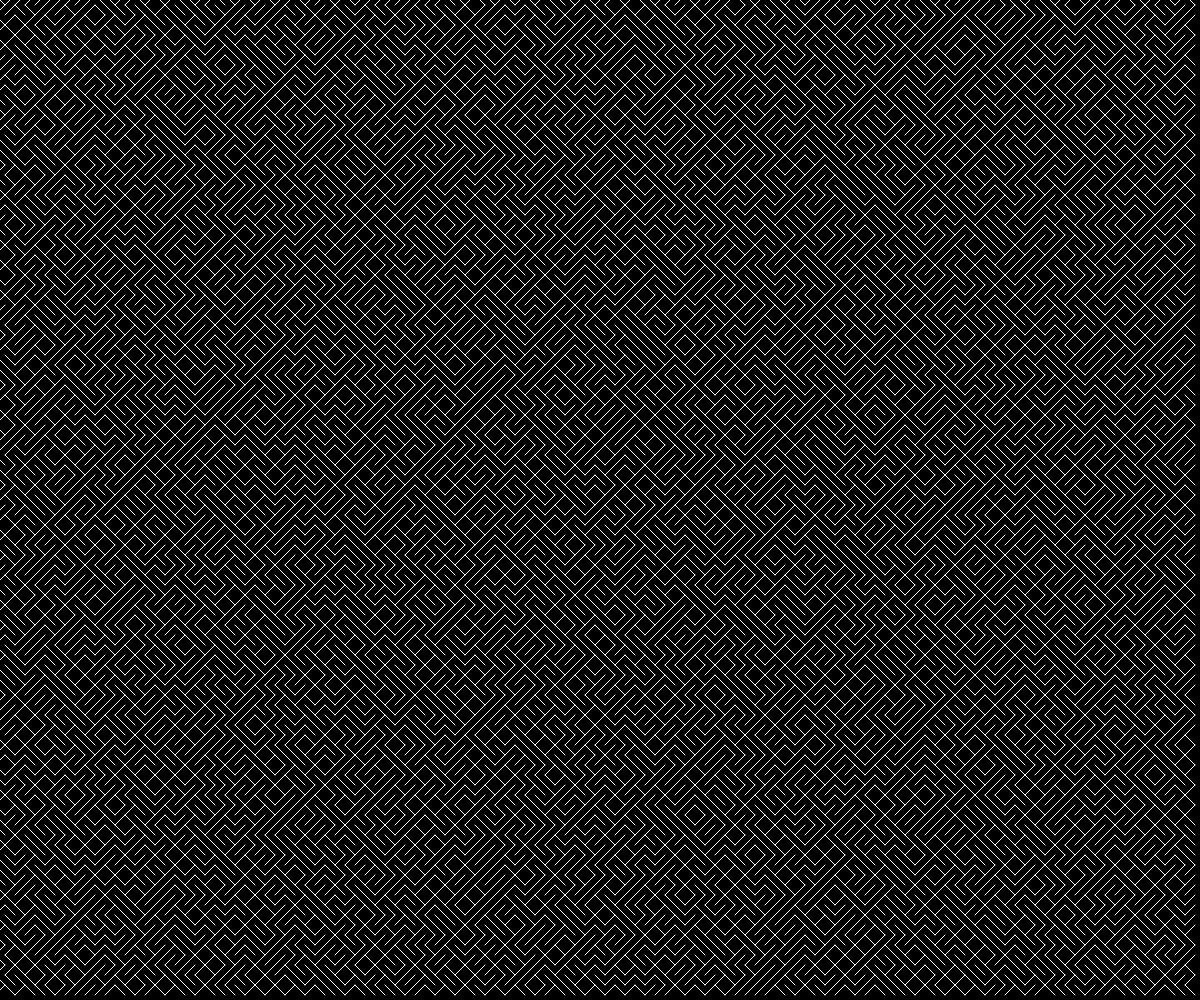
Frame 1 (no input)
Frame 60 (no input): identical to frame 1, image omitted
Frame 120 (the mouse pressed at the canvas centre since frame 60): identical to frame 1, image omitted

The p5.js sketch that drew this single still picture (run headless with seeded random() and noise() and a simulated clock; from frame 60 on, the mouse is pressed at the canvas centre):

// p5.js sketch
// ── sketch.js
// Generative Art
// Oct 4,2024

const TILE_SIZE = 10;
let theTiles = [];

function setup() {
  createCanvas(windowWidth, windowHeight);

  for (let x = 0; x < width; x += TILE_SIZE) {
    for (let y = 0; y < height; y += TILE_SIZE) {
      let someTile = spawnTile(x,y);
      theTiles.push(someTile);
    }
  }
}

function draw() {
  background(0);
  stroke("white");

  for (let myTile of theTiles) {
    line(myTile.x1, myTile.y1, myTile.x2, myTile.y2);
  }

}

function spawnTile(x, y) {
  let tile;
  let choice = random(100);

  if (choice > 50) {
    // negative slope
    tile = {
      x1: x - TILE_SIZE/2,
      y1: y - TILE_SIZE/2,
      x2: x + TILE_SIZE/2,
      y2: y + TILE_SIZE/2, 
    };
  }
  else {
    // positive slope
    tile = {
      x1: x - TILE_SIZE/2,
      y1: y + TILE_SIZE/2,
      x2: x + TILE_SIZE/2,
      y2: y - TILE_SIZE/2, 
    };
  }
  return tile;

}
